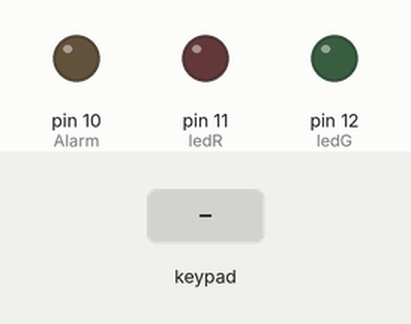
The sketch below on a simulated Arduino Uno, built with avr-gcc and run on an emulated ATmega328P. On the bench: output pins drawn as LEDs (lit = HIGH). Wiring (inferred from the names in the program): 4×4 keypad with keys 1 2 3 F 4 5 6 E 7 8 9 D A 0 B C: rows pin 5, pin 4, pin 3, pin 2; columns pin 9, pin 8, pin 7, pin 6. The test bench sets the inputs (shaded band). Pins used as bus, display or sensor lines are not drawn; what the sketch prints to the serial monitor is not drawn.

Above: at 1.2 s.
1.3 s: keypad keys 5 4 3 2 pressed 0.4 s apart
At 3.6 s:
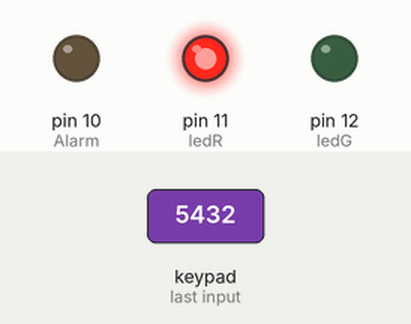
4.4 s: keypad keys 5 4 3 2 A pressed 0.4 s apart
9.4 s: key 'F' pressed
At 10.1 s:
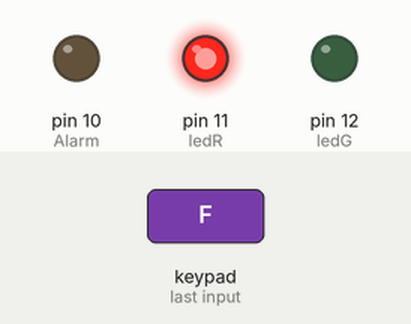
11.0 s: keypad keys 5 4 3 2 D pressed 0.4 s apart
16.0 s: key 'E' pressed
17.6 s: key '1' pressed
At 23.7 s:
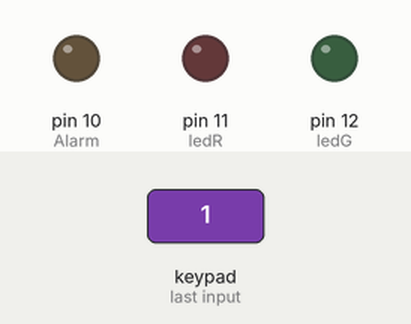
Timing chart, 0 to 24.2 s (numbered marks = the images above; inputs shaded):
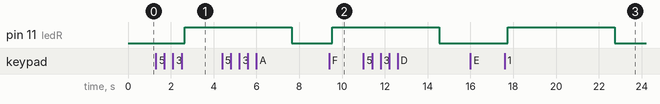

The sketch:

practica1_2014_arduino.ino
```cpp
#include <EEPROM.h>

const int numRows = 4;
const int numCols = 4;
const int debounceTime = 70;
const char keymap[numRows][numCols] = {
  {'1', '2', '3', 'F' },
  {'4', '5', '6', 'E' },
  {'7', '8', '9', 'D' },
  {'A', '0', 'B', 'C' },
  };
const int rowPins[numRows] = { 5, 4, 3, 2};
const int colPins[numCols] = { 9, 8, 7, 6};

int ledR = 11; // Led indicador de "fallo" en salida 11
int ledG = 12; // Led indicador de "correcto" en salida 12
int Alarm = 10;
int y=0; //Entero que contara el paso por la funcion loop
int i=0;


//int compareLimit = 4;


char getkey(); //Cargamos la funcion "lectura de teclado"
char Pin[15]; //Array que guardara los valores del teclado pulsados con el getkey
char Pinsecret[4]; //Establecemos un Array de 4 posiciones para nuestra contraseña
char Pinadmin[10]={'A','5','5','5','5','5','5','5','5','B'}; //Contraseña serial para permisos de administrador, cambio de contraseña
unsigned char index=0; //Marcamos el inicio de nuestro puntero en la posicion 0


void setup ()
{
//Activacion del monitor serie:
Serial.begin(9600);

// Asignamos las salidas:
pinMode(ledR, OUTPUT);
pinMode(ledG, OUTPUT);
pinMode(Alarm, OUTPUT);

// Ponemos nuestro codigo en la memoria EEPROM y posteriormente anulamos mediante comentario las ordenes (para que unicamente ejecute una vez la grabacion)
/*EEPROM.write(0,'2');
  EEPROM.write(1,'8');
  EEPROM.write(2,'8');
  EEPROM.write(3,'5');*/
  Pinsecret[0]=EEPROM.read(0);
  Pinsecret[1]=EEPROM.read(1);
  Pinsecret[2]=EEPROM.read(2);
  Pinsecret[3]=EEPROM.read(3);

// Asiganamos recorrido de salidas y entradas para nuestro teclado
for (int row = 0; row < numRows; row++)
  {
    pinMode(rowPins[row],INPUT);
    digitalWrite(rowPins[row],HIGH);  //Estableciendo PULL UP
  }
for (int column = 0; column < numCols; column++)
  {
    pinMode(colPins[column],OUTPUT);
    digitalWrite(colPins[column],HIGH);  //Estableciendo PULL UP
  }

}

void loop()
{
   char tempkey=getkey();

   if(tempkey!=0) {
   Serial.print(tempkey);
   Pin[index]=tempkey;
   index++;
   }


// Si la contraseña es correcta.
 if((index>3)&&(strncmp(Pinsecret, Pin, 4)==0))

   {
// Pulse 'A' para Activacion o 'F' para Desactivacion

//ACTIVACION:
     if((index>4)&&(Pin[4]=='A')) {
     Serial.println("ACTIVACION 30seg");
     digitalWrite(ledG, HIGH);
     digitalWrite(Alarm, HIGH);
     delay(5000);
     digitalWrite(ledG, LOW);
     digitalWrite(Alarm, LOW);
     index=0;
     y=0;

     }

//DESACTIVACION:
    if((index>4)&&(Pin[4]=='F')) {
     Serial.println("DESACTIVACION COMPLETA");
     digitalWrite(ledG, HIGH);
     delay(5000);
     digitalWrite(ledG, LOW);
     index=0;
     y=0;

     }

     if((index>4)&&(Pin[4]!='A')&&(Pin[4]!='F')) {

     Serial.println("ERROR");
     index=0;
     y++;
     }


    }

 if((index>3)&&(strncmp(Pinadmin, Pin, 10)==0))
   {

     if (i==0)
        {
          Serial.println("Introduzca nuevo PIN");
          i++;
        }
     if (index>13)
        {
              EEPROM.write(0,Pin[10]);
              EEPROM.write(1,Pin[11]);
              EEPROM.write(2,Pin[12]);
              EEPROM.write(3,Pin[13]);
              Pinsecret[0]=EEPROM.read(0);
              Pinsecret[1]=EEPROM.read(1);
              Pinsecret[2]=EEPROM.read(2);
              Pinsecret[3]=EEPROM.read(3);
              Serial.println("PIN introducido correctamente");
              index=0;
              y=0;
        }

   }

// Cuando la contraseña es incorrecta
if((index>3)&&(strncmp(Pinadmin, Pin, 4)!=0)&&(strncmp(Pinsecret, Pin, 4)!=0))

     {
       Serial.println("Vuelve a intentarlo");
       digitalWrite(ledR, HIGH);
       delay(5000);
       digitalWrite(ledR, LOW);
       index=0;
       y++;
      }

 // Bloqueo de 60seg con 3 claves erroneas
 if(y==3) {
   Serial.println("BLOQUEADO, ESPERE 60seg");
   delay(30000);
   Serial.println("BLOQUEADO, ESPERE 30seg");
   delay(30000);
   Serial.println("INTRODUCCA CLAVE");
   index=0;
   y=0;
   }

 }


 char getkey()
  {
    char key=0;

    for(int column = 0; column < numCols; column++)
      {
          digitalWrite(colPins[column],LOW);
          for(int row = 0; row < numRows; row++)
          {
            if(digitalRead(rowPins[row]) == LOW)
                {
                  delay(debounceTime);
                  while(digitalRead(rowPins[row]) == LOW);
                  key = keymap[row][column];
                }
          }
          digitalWrite(colPins[column],HIGH);
      }
      return key;
  }
```

Measured:
- after the input at 1.3 s, pin 11 (ledR): LOW → HIGH after 1.4 s
- after the input at 9.4 s, pin 11 (ledR): LOW → HIGH after 0.15 s
- after the input at 16.0 s, every drawn part: stays the same
- after the input at 17.6 s, pin 11 (ledR): LOW → HIGH after 0.15 s, → LOW 5.0 s later
